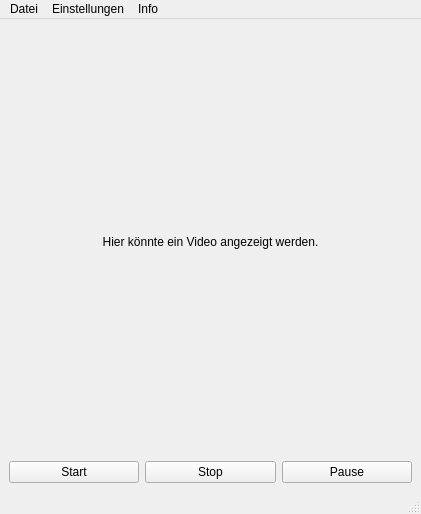
<?xml version="1.0" encoding="UTF-8"?>
<ui version="4.0">
 <class>MovieViewWindow</class>
 <widget class="QMainWindow" name="MovieViewWindow">
  <property name="geometry">
   <rect>
    <x>0</x>
    <y>0</y>
    <width>421</width>
    <height>514</height>
   </rect>
  </property>
  <property name="windowTitle">
   <string>Videobetrachter</string>
  </property>
  <property name="windowIcon">
   <iconset theme="media-playback-start"/>
  </property>
  <widget class="QWidget" name="centralwidget">
   <layout class="QGridLayout" name="gridLayout">
    <item row="0" column="0" colspan="3">
     <widget class="QLabel" name="label">
      <property name="text">
       <string>Hier könnte ein Video angezeigt werden.</string>
      </property>
      <property name="alignment">
       <set>Qt::AlignmentFlag::AlignCenter</set>
      </property>
     </widget>
    </item>
    <item row="1" column="0">
     <widget class="QPushButton" name="btnStart">
      <property name="text">
       <string>Start</string>
      </property>
      <property name="icon">
       <iconset theme="media-playback-start"/>
      </property>
     </widget>
    </item>
    <item row="1" column="1">
     <widget class="QPushButton" name="btnStop">
      <property name="text">
       <string>Stop</string>
      </property>
      <property name="icon">
       <iconset theme="media-playback-stop"/>
      </property>
     </widget>
    </item>
    <item row="1" column="2">
     <widget class="QPushButton" name="btnPause">
      <property name="text">
       <string>Pause</string>
      </property>
      <property name="icon">
       <iconset theme="media-playback-pause"/>
      </property>
     </widget>
    </item>
   </layout>
  </widget>
  <widget class="QMenuBar" name="menubar">
   <property name="geometry">
    <rect>
     <x>0</x>
     <y>0</y>
     <width>421</width>
     <height>22</height>
    </rect>
   </property>
   <widget class="QMenu" name="menuFile">
    <property name="title">
     <string>Datei</string>
    </property>
    <addaction name="actionExit"/>
   </widget>
   <widget class="QMenu" name="menuInfo">
    <property name="title">
     <string>Info</string>
    </property>
    <addaction name="actionSupportedFileTypes"/>
   </widget>
   <widget class="QMenu" name="menuSettings">
    <property name="title">
     <string>Einstellungen</string>
    </property>
    <addaction name="actionAutoStartVideos"/>
   </widget>
   <addaction name="menuFile"/>
   <addaction name="menuSettings"/>
   <addaction name="menuInfo"/>
  </widget>
  <widget class="QStatusBar" name="statusbar"/>
  <action name="actionExit">
   <property name="icon">
    <iconset theme="window-close"/>
   </property>
   <property name="text">
    <string>Schließen</string>
   </property>
   <property name="shortcut">
    <string>F3</string>
   </property>
  </action>
  <action name="actionSupportedFileTypes">
   <property name="icon">
    <iconset theme="dialog-information"/>
   </property>
   <property name="text">
    <string>Unterstützte Dateiformate</string>
   </property>
  </action>
  <action name="actionAutoStartVideos">
   <property name="checkable">
    <bool>true</bool>
   </property>
   <property name="text">
    <string>Videos automatisch starten</string>
   </property>
  </action>
 </widget>
 <resources/>
 <connections/>
</ui>
